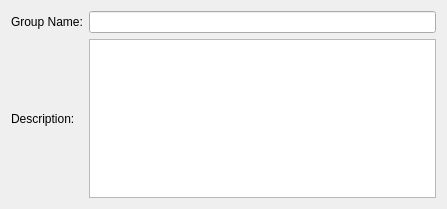
<?xml version="1.0" encoding="UTF-8"?>
<ui version="4.0">
 <class>ClientGroupDetailDlg</class>
 <widget class="QWidget" name="ClientGroupDetailDlg">
  <property name="geometry">
   <rect>
    <x>0</x>
    <y>0</y>
    <width>447</width>
    <height>209</height>
   </rect>
  </property>
  <property name="sizePolicy">
   <sizepolicy hsizetype="Preferred" vsizetype="Preferred">
    <horstretch>0</horstretch>
    <verstretch>0</verstretch>
   </sizepolicy>
  </property>
  <property name="maximumSize">
   <size>
    <width>16777215</width>
    <height>400</height>
   </size>
  </property>
  <property name="windowTitle">
   <string>Form</string>
  </property>
  <layout class="QVBoxLayout" name="verticalLayout">
   <item>
    <layout class="QGridLayout" name="gridLayout">
     <item row="0" column="0">
      <widget class="QLabel" name="label">
       <property name="text">
        <string>Group Name:</string>
       </property>
      </widget>
     </item>
     <item row="0" column="1">
      <widget class="QLineEdit" name="edtName"/>
     </item>
     <item row="1" column="0">
      <widget class="QLabel" name="label_2">
       <property name="text">
        <string>Description:</string>
       </property>
      </widget>
     </item>
     <item row="1" column="1">
      <widget class="QTextEdit" name="edtDesc"/>
     </item>
    </layout>
   </item>
  </layout>
 </widget>
 <resources/>
 <connections/>
</ui>
